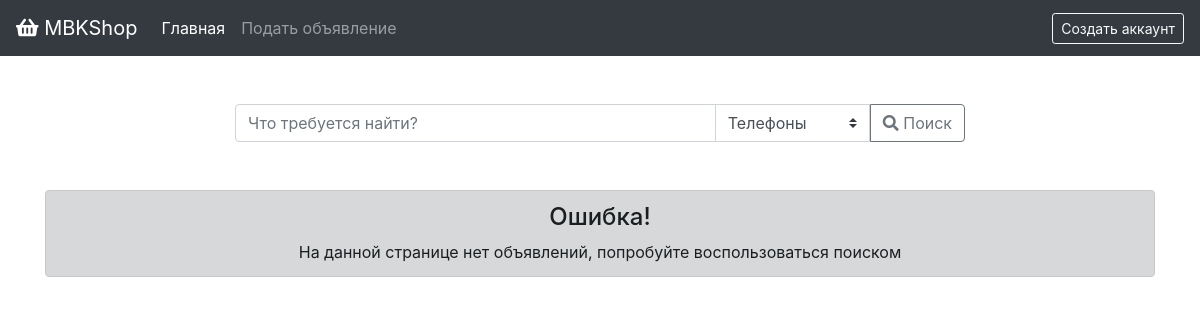
Before: /?page=search&category=telephones with the older database file.
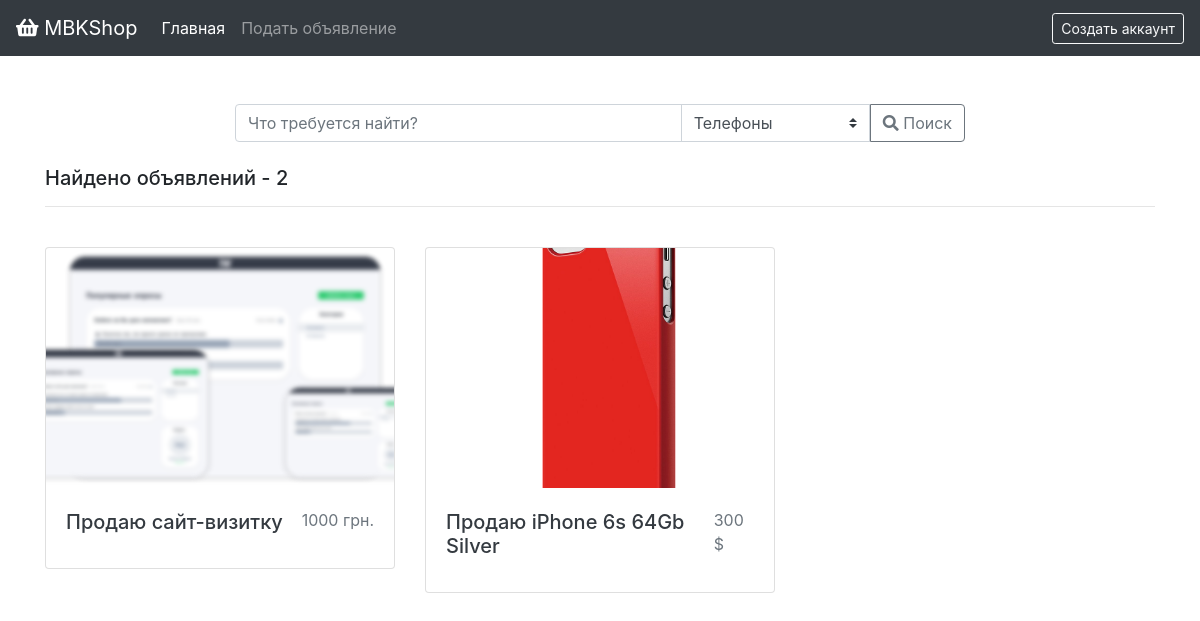
After: the same page with the newer database file.
### tables this page shows
CREATE TABLE `lots` (
  `lot_id` int(11) NOT NULL,
  `user_id` int(11) NOT NULL,
  `title` varchar(255) NOT NULL,
  `about` text NOT NULL,
  `price` int(11) NOT NULL,
  `currency_id` int(11) UNSIGNED NOT NULL,
  `image` varchar(255) NOT NULL DEFAULT 'no_image.jpg',
  `state` varchar(255) NOT NULL,
  `category_id` int(11) DEFAULT NULL,
  `views` int(11) NOT NULL DEFAULT '0',
  `date` varchar(255) NOT NULL
);

CREATE TABLE `currency` (
  `currency_id` int(11) UNSIGNED NOT NULL,
  `name` varchar(255) NOT NULL,
  `symbol` varchar(255) NOT NULL
);

### core/classes/Category.class.php (called while the page is built, shortened)
<?php
  class Category {
    public static function getByName ($name) {
      $db = new DB();
      $sel_cat = $db->conn()->prepare("SELECT * FROM `categories` WHERE `name_eng`=:name_eng");
      $sel_cat->bindParam(":name_eng", $name);
      $sel_cat->execute();
      $sel_cat = $sel_cat->fetch();
      return $sel_cat;
    }
    public static function getById($id) {
      $db = new DB();
      $sel_cat = $db->conn()->prepare("SELECT * FROM `categories` WHERE `category_id`=:cat_id");
      $sel_cat->bindParam(":cat_id", $id);
      $sel_cat->execute();
      $sel_cat = $sel_cat->fetch();
      return $sel_cat;
    }
  }
?>

### core/classes/DB.class.php (called while the page is built)
<?php
	class DB {
		private $pdo;
		public function __construct() {
			$dsn = "mysql:host=localhost;dbname=mbk_shop_user;charset=utf8";
			$opt = [
					PDO::ATTR_ERRMODE            => PDO::ERRMODE_EXCEPTION,
					PDO::ATTR_DEFAULT_FETCH_MODE => PDO::FETCH_ASSOC,
					PDO::ATTR_EMULATE_PREPARES   => false,
			];
			$test_pdo = new PDO($dsn, "olga", "olga", $opt);
			if ($test_pdo == true) {
				$this->pdo = $test_pdo;
			} else {
				throw new Exception("Ошибка подключения к базе данных.");
			}
		}
		public function conn () {
			return $this->pdo;
		}
	}
?>

### core/classes/Lots.class.php (called while the page is built, shortened)
<?php
	class Lots {
		public static function search($query = "", $category = "", $param = "") {
			$db = new DB();
			if ($category == "" && $query != "") {
				$sel_lots = $db->conn()->prepare("SELECT * FROM `lots` WHERE `title` LIKE CONCAT('%', :query, '%')");
				$sel_lots->bindParam(":query", $query);
				$sel_lots->execute();
				$sel_lots = $sel_lots->fetchAll();
			} else if ($category != "" && $query == "") {
				$category = Category::getByName($category);
				$sel_lots = $db->conn()->prepare("SELECT * FROM `lots` WHERE `category_id`=:cat_id");
				$sel_lots->bindParam(":cat_id", $category['category_id']);
				$sel_lots->execute();
				$sel_lots = $sel_lots->fetchAll();
			} else if ($category != "" && $query != "") {
				$category = Category::getByName($category);
				$sel_lots = $db->conn()->prepare("SELECT * FROM `lots` WHERE `category_id`=:cat_id AND `title` LIKE CONCAT('%', :query, '%')");
				$sel_lots->bindParam(":cat_id", $category['category_id']);
				$sel_lots->bindParam(":query", $query);
				$sel_lots->execute();
				$sel_lots = $sel_lots->fetchAll();
			} else if ($param != "") {
				switch ($param) {
					case 'popular':
						$param = "views";
						break;
					case 'all':
						$param = "lot_id";
						break;
					default:
						$param = "lot_id";
						break;
				}
				$sel_lots = $db->conn()->prepare("SELECT * FROM `lots` ORDER BY :param ASC");
				$sel_lots->bindParam(":param", $param);
				$sel_lots->execute();
				$sel_lots = $sel_lots->fetchAll();
			} else {
				$sel_lots = Lots::getAll();
			}
			for ($i = 0; $i < count($sel_lots); $i++) {
				$sel_lots[$i]['user_detail'] = User::get($sel_lots[$i]['user_id']);
				$sel_lots[$i]['category_detail'] = Category::getById($sel_lots[$i]['category_id']);
				$sel_lots[$i]['currency_detail'] = Currency::getById($sel_lots[$i]['currency_id']);
			}
			return $sel_lots;
		}
	}
?>

### core/classes/Currency.class.php (called while the page is built, shortened)
<?php
  class Currency {
    public static function getById($id) {
      $db = new DB();
      $sel_cur = $db->conn()->prepare("SELECT * FROM `currency` WHERE `currency_id`=:id");
      $sel_cur->bindParam(":id", $id);
      $sel_cur->execute();
      $sel_cur = $sel_cur->fetch();
      return $sel_cur;
    }
  }
?>

### core/classes/User.class.php (called while the page is built, shortened)
<?php
	class User {
		public static function getId() {
			return $_SESSION['user_id'];
		}
		public static function get($user_id = null) {
			if ($user_id == null) {
				$user_id = User::getId();
			}
			$db = new DB();
			$sel_user = $db->conn()->prepare("SELECT * FROM `users` WHERE `user_id`=:user_id");
			$sel_user->bindParam(":user_id", $user_id);
			$sel_user->execute();
			$sel_user = $sel_user->fetch(PDO::FETCH_ASSOC);
			return $sel_user;
		}
	}
?>

### templates/Default/search.php (the view, shortened to what the changed rows need)
<!doctype html>
<html lang="en">
<head>
  <link rel="stylesheet" href="https://stackpath.bootstrapcdn.com/bootstrap/4.1.3/css/bootstrap.min.css">
  <link rel="stylesheet" href="https://use.fontawesome.com/releases/v5.4.2/css/all.css">
  <link rel="stylesheet" href="<?=$this->path?>/css/style.css">
</head>
<body>
  <div class="container">
    <div class="row">
      <? if ($this->lots != null): ?>
      <div class="col-md-12 mt-4">
        <h5>Найдено объявлений - <?=count($this->lots)?></h5>
        <hr>
      </div>
        <? for($i = 0; $i < count($this->lots); $i++): ?>
      <div class="col-md-4 mt-4">
        <div class="card mb-2">
          <img class="card-img-top" src="/uploads/lots/<?=$this->lots[$i]['image']?>" height="240px" alt="Card image cap">
          <div class="card-body">
            <div class="d-flex justify-content-between align-items-center">
              <h5 class="card-title"><a class="text-dark" href="/lot/<?=$this->lots[$i]['lot_id']?>.html"><?=$this->lots[$i]['title']?></a></h5>
              <p class="text-muted"><?=$this->lots[$i]['price']?> <?=$this->lots[$i]['currency_detail']['symbol']?></p>
            </div>
          </div>
        </div>
      </div>
        <? endfor; ?>
      <? else: ?>
      <div class="col">
        <div class="alert alert-dark mt-5 text-center" role="alert">
          <h4 class="alert-heading">Ошибка!</h4>
          На данной странице нет объявлений, попробуйте воспользоваться поиском
        </div>
      </div>
      <? endif; ?>
    </div>
  </div>
</body>
</html>

Changed rows visible on the page:
added lots: image (picture), title "Продаю сайт-визитку", price "1000", currency.symbol "грн."
added lots: image (picture), title "Продаю iPhone 6s 64Gb Silver", price "300", currency.symbol "$"
Other visible differences:
count($this->lots): (not shown) → "2"
text no longer shown: "Ошибка! На данной странице нет объявлений, попробуйте воспользоваться поиском"
text now shown: "Найдено объявлений -"
